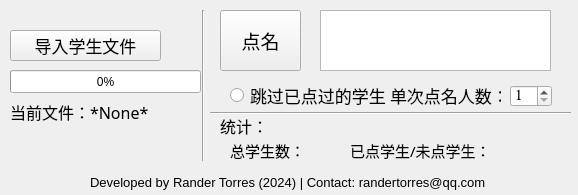
<?xml version="1.0" encoding="UTF-8"?>
<ui version="4.0">
 <class>MainWindow</class>
 <widget class="QMainWindow" name="MainWindow">
  <property name="geometry">
   <rect>
    <x>0</x>
    <y>0</y>
    <width>578</width>
    <height>195</height>
   </rect>
  </property>
  <property name="windowTitle">
   <string>RandomCallStudents</string>
  </property>
  <widget class="QWidget" name="centralwidget">
   <widget class="QProgressBar" name="progressBar">
    <property name="enabled">
     <bool>true</bool>
    </property>
    <property name="geometry">
     <rect>
      <x>10</x>
      <y>70</y>
      <width>191</width>
      <height>23</height>
     </rect>
    </property>
    <property name="value">
     <number>0</number>
    </property>
   </widget>
   <widget class="QPushButton" name="pbtn_importStudentFile">
    <property name="geometry">
     <rect>
      <x>10</x>
      <y>30</y>
      <width>151</width>
      <height>31</height>
     </rect>
    </property>
    <property name="font">
     <font>
      <family>等线</family>
      <pointsize>13</pointsize>
     </font>
    </property>
    <property name="text">
     <string>导入学生文件</string>
    </property>
   </widget>
   <widget class="QLabel" name="label_nowStudentsFile">
    <property name="geometry">
     <rect>
      <x>10</x>
      <y>100</y>
      <width>191</width>
      <height>61</height>
     </rect>
    </property>
    <property name="font">
     <font>
      <family>等线</family>
      <pointsize>12</pointsize>
     </font>
    </property>
    <property name="text">
     <string>当前文件：*None*</string>
    </property>
    <property name="alignment">
     <set>Qt::AlignLeading|Qt::AlignLeft|Qt::AlignTop</set>
    </property>
    <property name="wordWrap">
     <bool>true</bool>
    </property>
   </widget>
   <widget class="QRadioButton" name="rb_ifReCall">
    <property name="geometry">
     <rect>
      <x>230</x>
      <y>80</y>
      <width>161</width>
      <height>31</height>
     </rect>
    </property>
    <property name="font">
     <font>
      <family>等线</family>
      <pointsize>13</pointsize>
     </font>
    </property>
    <property name="text">
     <string>跳过已点过的学生</string>
    </property>
   </widget>
   <widget class="QPushButton" name="pbtn_Call">
    <property name="geometry">
     <rect>
      <x>220</x>
      <y>10</y>
      <width>81</width>
      <height>61</height>
     </rect>
    </property>
    <property name="font">
     <font>
      <family>等线</family>
      <pointsize>14</pointsize>
     </font>
    </property>
    <property name="text">
     <string>点名</string>
    </property>
   </widget>
   <widget class="QTextEdit" name="showResult">
    <property name="geometry">
     <rect>
      <x>320</x>
      <y>10</y>
      <width>231</width>
      <height>61</height>
     </rect>
    </property>
    <property name="font">
     <font>
      <family>华文楷体</family>
      <pointsize>15</pointsize>
     </font>
    </property>
   </widget>
   <widget class="QLabel" name="label_total">
    <property name="geometry">
     <rect>
      <x>220</x>
      <y>110</y>
      <width>51</width>
      <height>31</height>
     </rect>
    </property>
    <property name="font">
     <font>
      <family>等线</family>
      <pointsize>12</pointsize>
     </font>
    </property>
    <property name="text">
     <string>统计：</string>
    </property>
   </widget>
   <widget class="QLabel" name="samStudent">
    <property name="geometry">
     <rect>
      <x>230</x>
      <y>140</y>
      <width>111</width>
      <height>21</height>
     </rect>
    </property>
    <property name="font">
     <font>
      <family>等线 Light</family>
      <pointsize>11</pointsize>
     </font>
    </property>
    <property name="text">
     <string>总学生数：</string>
    </property>
   </widget>
   <widget class="QLabel" name="callAndUncall">
    <property name="geometry">
     <rect>
      <x>350</x>
      <y>140</y>
      <width>211</width>
      <height>21</height>
     </rect>
    </property>
    <property name="font">
     <font>
      <family>等线 Light</family>
      <pointsize>11</pointsize>
     </font>
    </property>
    <property name="text">
     <string>已点学生/未点学生：</string>
    </property>
   </widget>
   <widget class="QSpinBox" name="perCallStudent">
    <property name="geometry">
     <rect>
      <x>510</x>
      <y>85</y>
      <width>42</width>
      <height>22</height>
     </rect>
    </property>
    <property name="font">
     <font>
      <family>Symbol</family>
      <pointsize>11</pointsize>
     </font>
    </property>
    <property name="minimum">
     <number>1</number>
    </property>
    <property name="maximum">
     <number>100</number>
    </property>
   </widget>
   <widget class="QLabel" name="label_perCallStu">
    <property name="geometry">
     <rect>
      <x>390</x>
      <y>80</y>
      <width>111</width>
      <height>31</height>
     </rect>
    </property>
    <property name="font">
     <font>
      <family>等线</family>
      <pointsize>13</pointsize>
     </font>
    </property>
    <property name="text">
     <string>单次点名人数：</string>
    </property>
   </widget>
   <widget class="QLabel" name="label">
    <property name="geometry">
     <rect>
      <x>90</x>
      <y>172</y>
      <width>401</width>
      <height>20</height>
     </rect>
    </property>
    <property name="font">
     <font>
      <family>Nirmala UI</family>
      <pointsize>10</pointsize>
     </font>
    </property>
    <property name="text">
     <string>Developed by Rander Torres (2024) | Contact: randertorres@qq.com</string>
    </property>
   </widget>
   <widget class="Line" name="line">
    <property name="geometry">
     <rect>
      <x>210</x>
      <y>105</y>
      <width>361</width>
      <height>16</height>
     </rect>
    </property>
    <property name="orientation">
     <enum>Qt::Horizontal</enum>
    </property>
   </widget>
   <widget class="Line" name="line_2">
    <property name="geometry">
     <rect>
      <x>193</x>
      <y>10</y>
      <width>20</width>
      <height>151</height>
     </rect>
    </property>
    <property name="orientation">
     <enum>Qt::Vertical</enum>
    </property>
   </widget>
  </widget>
 </widget>
 <resources/>
 <connections/>
</ui>
